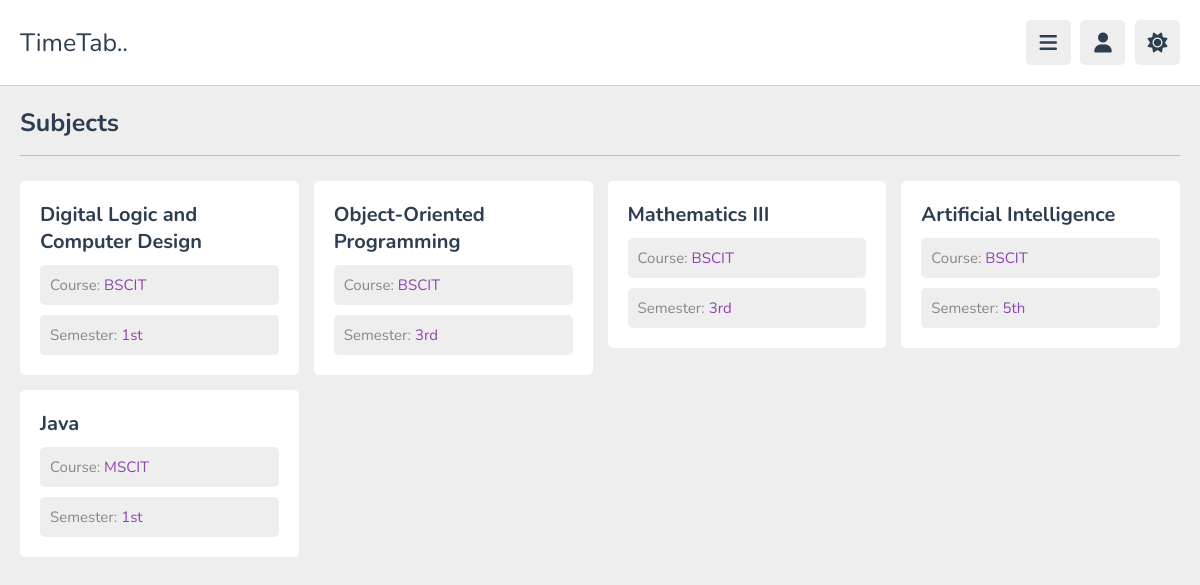
/teacher/subjects.php (signed in), run on the app's committed database.
### tables this page shows
CREATE TABLE `subjects` (
  `subject_id` int(11) NOT NULL,
  `subject_name` varchar(100) NOT NULL,
  `course_id` int(11) NOT NULL,
  `sem_id` int(11) NOT NULL,
  `assign_id` int(11) NOT NULL
);

CREATE TABLE `courses` (
  `course_id` int(11) NOT NULL,
  `course_name` varchar(200) NOT NULL,
  `description` varchar(10000) NOT NULL
);

CREATE TABLE `semesters` (
  `sem_id` int(11) NOT NULL,
  `sem_name` varchar(20) NOT NULL,
  `course_id` int(11) NOT NULL
);

### teacher/subjects.php (the view, shortened to what this page needs)
<?php
require ("../db_connect.php");
require ("header.php");
?>
<!DOCTYPE html>
<html lang="en">
<head>
    <link rel="stylesheet" href="https://cdnjs.cloudflare.com/ajax/libs/font-awesome/6.1.2/css/all.min.css">
    <link rel="stylesheet" href="../css/style.css">
</head>
<body>
    <section class="t-subjects">
        <h1 class="heading">Subjects</h1>
        <div class="box-container">
            <?php
            $teacher_id = $user_data['teacher_id'];
            $query_assignments = "SELECT * FROM teacher_assign WHERE teacher_id='$teacher_id'";
            $result_assignments = mysqli_query($conn, $query_assignments);
            while ($assignment = mysqli_fetch_assoc($result_assignments)) {
                $assign = $assignment['assign_id'];
                $course_id = $assignment['course_id'];
                $query_subjects = "SELECT * FROM subjects WHERE assign_id='$assign'";
                $result_subjects = mysqli_query($conn, $query_subjects);
                $query_course = "SELECT * FROM courses WHERE course_id='$course_id'";
                $result_course = mysqli_query($conn, $query_course);
                $course = mysqli_fetch_assoc($result_course);
                while ($subject = mysqli_fetch_assoc($result_subjects)) {
                    $sem_id = $subject['sem_id'];
                    $query_semester = "SELECT * FROM semesters WHERE sem_id='$sem_id'";
                    $result_semester = mysqli_query($conn, $query_semester);
                    $semester = mysqli_fetch_assoc($result_semester);
                    ?>
                    <div class="box">
                        <h3 class="title"><?= htmlspecialchars($subject['subject_name']); ?></h3>
                        <p>Course: <span><?= htmlspecialchars($course['course_name']); ?></span></p>
                        <p>Semester: <span><?= htmlspecialchars($semester['sem_name']); ?></span></p>
                    </div>
                    <?php
                }
            }
            ?>
        </div>
    </section>
</body>
</html>

### css/style.css (style rules this page uses)
:root { --main-color: #8e44ad; --red: #e74c3c; --orange: #f39c12; --light-color: #888; --light-bg: #eee; --black: #2c3e50; --white: #fff; --border: .1rem solid rgba(0, 0, 0, .2); }
* { font-family: 'Nunito', sans-serif; margin: 0; padding: 0; box-sizing: border-box; outline: none; border: none; text-decoration: none; }
html { font-size: 62.5%; overflow-x: hidden; }
body { background-color: var(--light-bg); padding-left: 30rem; }
section { padding: 2rem; margin: 0 auto; max-width: 1200px; }
.heading { font-size: 2.5rem; color: var(--black); margin-bottom: 2.5rem; border-bottom: var(--border); padding-bottom: 1.5rem; text-transform: capitalize; }
.t-subjects .box-container { display: grid; grid-template-columns: repeat(auto-fit, minmax(23rem, 1fr)); gap: 1.5rem; justify-content: center; align-items: flex-start; }
.t-subjects .box-container .box { border-radius: .5rem; background-color: var(--white); padding: 2rem; }
.t-subjects .box-container .box p { color: var(--light-color); font-size: 1.5rem; margin-top: 1rem; background-color: var(--light-bg); padding: 1rem; border-radius: 0.5rem; }
.t-subjects .box-container .box p span { color: var(--main-color) }
.t-subjects .box-container .box h3 { font-size: 2rem; color: var(--black); }
@media (max-width:1200px) { body { padding-left: 0; } }

### data on the page
subjects: subject_name "Digital Logic and Computer Design", course.course_name "BSCIT", sem.sem_name "1st"
subjects: subject_name "Object-Oriented Programming", course.course_name "BSCIT", sem.sem_name "3rd"
subjects: subject_name "Mathematics III", course.course_name "BSCIT", sem.sem_name "3rd"
subjects: subject_name "Artificial Intelligence", course.course_name "BSCIT", sem.sem_name "5th"
subjects: subject_name "Java", course.course_name "MSCIT", sem.sem_name "1st"
